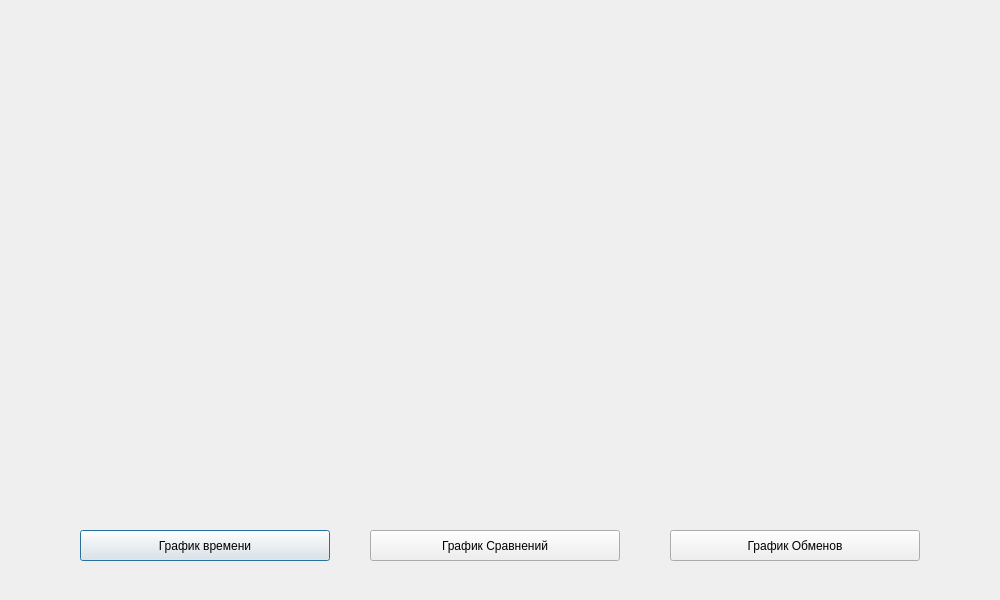
<?xml version="1.0" encoding="UTF-8"?>
<ui version="4.0">
 <class>Gistograms</class>
 <widget class="QDialog" name="Gistograms">
  <property name="geometry">
   <rect>
    <x>0</x>
    <y>0</y>
    <width>1000</width>
    <height>600</height>
   </rect>
  </property>
  <property name="windowTitle">
   <string>Графики</string>
  </property>
  <widget class="QCustomPlot" name="widget" native="true">
   <property name="enabled">
    <bool>true</bool>
   </property>
   <property name="geometry">
    <rect>
     <x>10</x>
     <y>10</y>
     <width>980</width>
     <height>500</height>
    </rect>
   </property>
   <property name="autoFillBackground">
    <bool>true</bool>
   </property>
  </widget>
  <widget class="QCustomPlot" name="widgetone" native="true">
   <property name="enabled">
    <bool>true</bool>
   </property>
   <property name="geometry">
    <rect>
     <x>10</x>
     <y>10</y>
     <width>980</width>
     <height>500</height>
    </rect>
   </property>
   <property name="autoFillBackground">
    <bool>true</bool>
   </property>
  </widget>
  <widget class="QCustomPlot" name="widgettwo" native="true">
   <property name="enabled">
    <bool>true</bool>
   </property>
   <property name="geometry">
    <rect>
     <x>10</x>
     <y>10</y>
     <width>980</width>
     <height>500</height>
    </rect>
   </property>
   <property name="autoFillBackground">
    <bool>true</bool>
   </property>
  </widget>
  <widget class="QPushButton" name="pushButton">
   <property name="geometry">
    <rect>
     <x>80</x>
     <y>530</y>
     <width>250</width>
     <height>31</height>
    </rect>
   </property>
   <property name="text">
    <string>График времени</string>
   </property>
  </widget>
  <widget class="QPushButton" name="pushButton_2">
   <property name="geometry">
    <rect>
     <x>370</x>
     <y>530</y>
     <width>250</width>
     <height>31</height>
    </rect>
   </property>
   <property name="text">
    <string>График Сравнений</string>
   </property>
  </widget>
  <widget class="QPushButton" name="pushButton_3">
   <property name="geometry">
    <rect>
     <x>670</x>
     <y>530</y>
     <width>250</width>
     <height>31</height>
    </rect>
   </property>
   <property name="text">
    <string>График Обменов</string>
   </property>
  </widget>
  <zorder>widgetone</zorder>
  <zorder>widgettwo</zorder>
  <zorder>pushButton</zorder>
  <zorder>pushButton_2</zorder>
  <zorder>pushButton_3</zorder>
  <zorder>widget</zorder>
 </widget>
 <customwidgets>
  <customwidget>
   <class>QCustomPlot</class>
   <extends>QWidget</extends>
   <header location="global">qcustomplot.h</header>
   <container>1</container>
  </customwidget>
 </customwidgets>
 <resources/>
 <connections/>
</ui>
